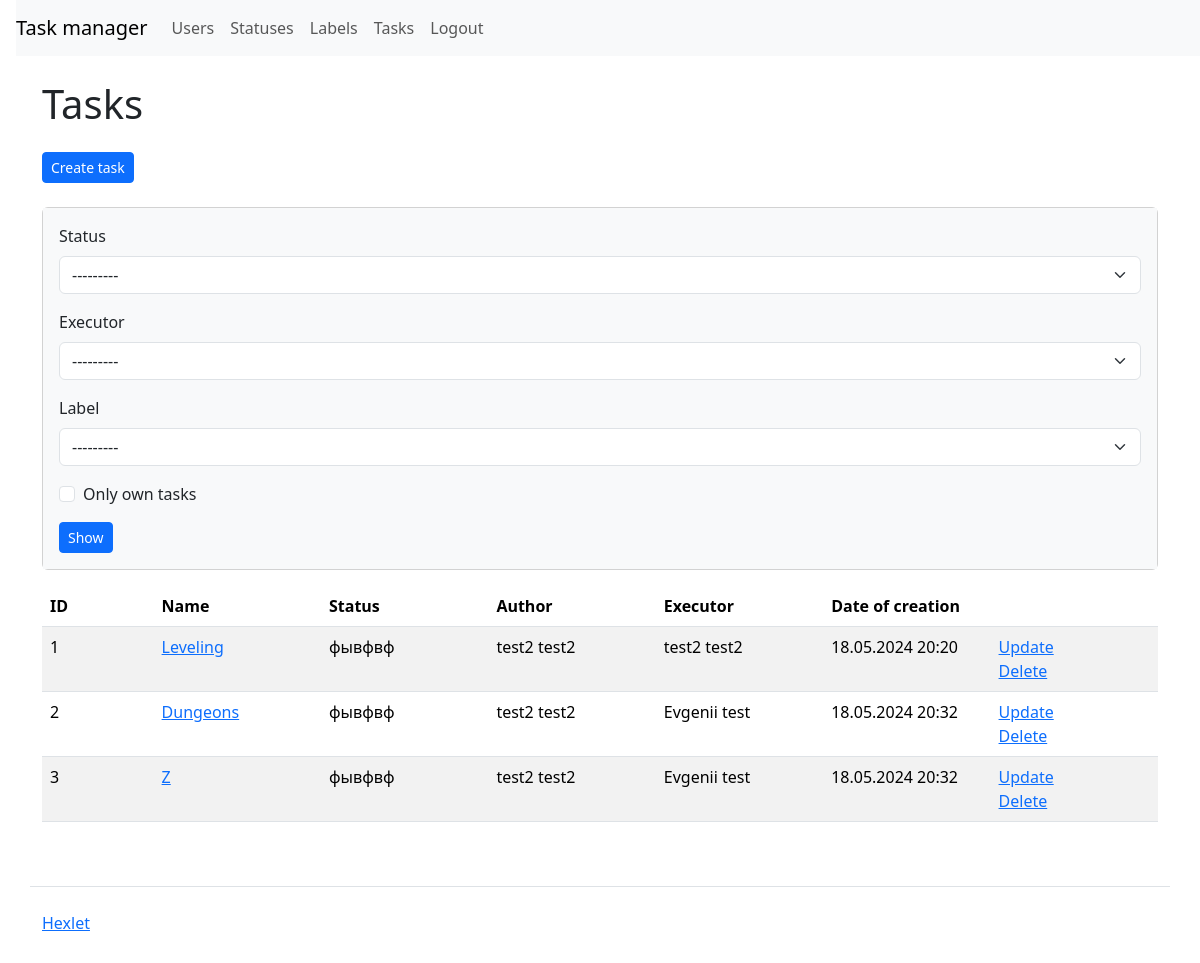
Page /tasks/ (signed in) on the committed database.
### task_manager/apps/tasks/models.py (models this page shows, shortened)
class Task(models.Model):
    name = models.CharField(max_length=150, unique=True, verbose_name=_("Name"))
    description = models.TextField(max_length=300, verbose_name=_("Description"))
    status = models.ForeignKey(Status, on_delete=models.PROTECT, related_name="statuses", verbose_name=_("Status"))
    executor = models.ForeignKey(
        User,
        on_delete=models.PROTECT,
        related_name="executor",
        verbose_name=_("Executor"),
    )
    labels = models.ManyToManyField(Label, blank=True, related_name="labels", verbose_name=_("Labels"))
    author = models.ForeignKey(
        User,
        on_delete=models.PROTECT,
        related_name="author",
        verbose_name=_("Author"),
    )
    created_at = models.DateTimeField(auto_now_add=True, verbose_name=_("Created at"))

### task_manager/apps/statuses/models.py (models this page shows)
class Status(models.Model):
    name = models.CharField(max_length=255, null=False, blank=False, verbose_name=_("Name"))
    created_at = models.DateTimeField(auto_now_add=True, verbose_name=_("Created at"))
    def __str__(self) -> str:
        return self.name

### task_manager/apps/users/models.py (models this page shows)
class User(AbstractUser):
    def __str__(self):
        return f"{self.first_name} {self.last_name}"

### task_manager/apps/tasks/views.py (the view)
# urls.py: path("", views.Index.as_view(), name="labels"),
class Index(CustomLoginRequiredMixin, FilterView):
    model = Task
    template_name = "tasks/tasks.html"
    context_object_name = "tasks"
    login_url = "login"
    filterset_class = TaskFilter
    context_object_name = "tasks"

### task_manager/apps/labels/models.py (called while the page is built)
    def __str__(self) -> str:
        return self.name

### task_manager/mixins.py (called while the page is built)
    def dispatch(self, request: HttpRequest, *args, **kwargs):
        if not request.user.is_authenticated:
            messages.add_message(
                request, messages.ERROR, self.permission_denied_message
            )
            return self.handle_no_permission()
        return super(CustomLoginRequiredMixin, self).dispatch(request, *args, **kwargs)

### task_manager/templates/tasks/tasks.html
{% extends 'base.html' %}
{% load i18n %}
{% load django_bootstrap5 %}
{% block content %}
<h1 class="my-4">{% translate 'Tasks' %}</h1>
<a class="btn btn-primary btn-sm" href="{% url 'create_task' %}" role="button">{% translate 'Create task' %}</a>
<br>
<br>
<div class="card mb-3">
    <div class="card-body bg-light">
        <form class="form-inline center" method="get">
            {% bootstrap_form filter.form %}
            <button class="btn btn-primary btn-sm" type="submit">{% translate 'Show' %}</button>
        </form>
    </div>
</div>
<table class="table table-striped table-hover">
    <thead>
        <tr>
            <th style="width:10%">ID</th>
            <th style="width:15%">{% translate 'Name' %}</th>
            <th style="width:15%">{% translate 'Status' %}</th>
            <th style="width:15%">{% translate 'Author' %}</th>
            <th style="width:15%">{% translate 'Executor' %}</th>
            <th style="width:15%">{% translate 'Date of creation' %}</th>
            <th style="width:15%"></th>
        </tr>
    </thead>
    <tbody>
        {% if tasks %}
        {% for task in tasks %}
        <tr>
            <td>{{ task.id }}</td>
            <td><a href="{% url 'current_task' task.id %}">{{ task.name }}</a></td>
            <td>{{ task.status }}</td>
            <td>{{ task.author }}</td>
            <td>{{ task.executor }}</td>
            <td>{{ task.created_at|date:"d.m.Y H:i" }}</td>
            <td>
                <a href="{% url 'update_task' task.id %}" role="button">{% translate 'Update' %}</a>
                <br>
                <a href="{% url 'delete_task' task.id %}" role="button">{% translate 'Delete' %}</a>
            </td>
        </tr>
        {% endfor %}
        {% endif %}
    </tbody>
</table>
{% endblock %}

### rows in the picture
Task: id "1", name "Leveling", status "фывфвф", author "test2 test2", executor "test2 test2", created_at "18.05.2024 20:20"
Task: id "2", name "Dungeons", status "фывфвф", author "test2 test2", executor "Evgenii test", created_at "18.05.2024 20:32"
Task: id "3", name "Z", status "фывфвф", author "test2 test2", executor "Evgenii test", created_at "18.05.2024 20:32"
